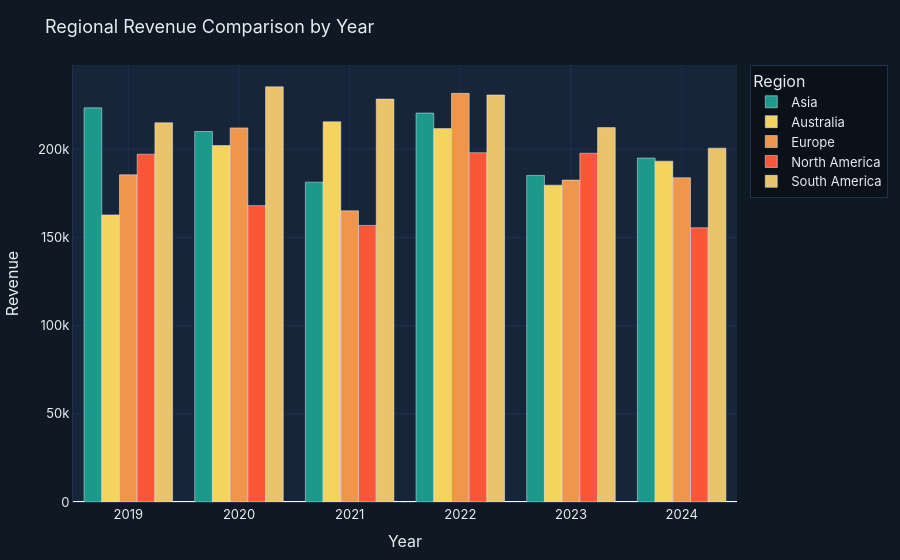

Write notebook code for a chart like this one.
### Code cell
# ═══ PAGE 5: DATA COMPARISON ═══════════════════════════════════════════════════
# Regional Revenue by Year
reg_yr = df.groupby(["Region","Year"])["Revenue"].sum().reset_index()
fig = px.bar(reg_yr, x="Year", y="Revenue", color="Region", barmode="group",
              color_discrete_sequence=CAT_COLORS)
L(fig, "Regional Revenue Comparison by Year")
fig.show()

# YoY Revenue + Growth Rate (dual axis)
yearly = df.groupby("Year")["Revenue"].sum().reset_index()
yearly["YoY%"] = yearly["Revenue"].pct_change()*100
fig2 = make_subplots(specs=[[{"secondary_y":True}]])
fig2.add_trace(go.Bar(x=yearly["Year"], y=yearly["Revenue"],
                       name="Revenue", marker_color=PALETTE["accent1"], opacity=0.8), secondary_y=False)
fig2.add_trace(go.Scatter(x=yearly["Year"], y=yearly["YoY%"],
                           name="YoY Growth %", mode="lines+markers",
                           line=dict(color=PALETTE["accent3"], width=2.5)), secondary_y=True)
fig2.update_yaxes(title_text="Revenue ($)", secondary_y=False, gridcolor=PALETTE["grid"])
fig2.update_yaxes(title_text="YoY Growth %", secondary_y=True, gridcolor=PALETTE["grid"])
L(fig2, "Year-over-Year Revenue & Growth Rate")
fig2.show()

### Figure 1 — Plotly figure (JSON) as saved in the notebook; plotly's stock layout.template omitted (floating-point values rounded to 4 significant figures)
{"data": [{"alignmentgroup": "True", "hovertemplate": "Region=Asia<br>Year=%{x}<br>Revenue=%{y}<extra></extra>", "legendgroup": "Asia", "marker": {"color": "#1B998B", "pattern": {"shape": ""}}, "name": "Asia", "offsetgroup": "Asia", "orientation": "v", "showlegend": true, "textposition": "auto", "type": "bar", "x": [2019, 2020, 2021, 2022, 2023, 2024], "xaxis": "x", "y": [223400.0, 210000.0, 181300.0, 220500.0, 185100.0, 194900.0], "yaxis": "y"}, {"alignmentgroup": "True", "hovertemplate": "Region=Australia<br>Year=%{x}<br>Revenue=%{y}<extra></extra>", "legendgroup": "Australia", "marker": {"color": "#F4D35E", "pattern": {"shape": ""}}, "name": "Australia", "offsetgroup": "Australia", "orientation": "v", "showlegend": true, "textposition": "auto", "type": "bar", "x": [2019, 2020, 2021, 2022, 2023, 2024], "xaxis": "x", "y": [162800.0, 202100.0, 215500.0, 211700.0, 179600.0, 193200.0], "yaxis": "y"}, {"alignmentgroup": "True", "hovertemplate": "Region=Europe<br>Year=%{x}<br>Revenue=%{y}<extra></extra>", "legendgroup": "Europe", "marker": {"color": "#EE964B", "pattern": {"shape": ""}}, "name": "Europe", "offsetgroup": "Europe", "orientation": "v", "showlegend": true, "textposition": "auto", "type": "bar", "x": [2019, 2020, 2021, 2022, 2023, 2024], "xaxis": "x", "y": [185500.0, 212100.0, 165100.0, 231600.0, 182500.0, 183800.0], "yaxis": "y"}, {"alignmentgroup": "True", "hovertemplate": "Region=North America<br>Year=%{x}<br>Revenue=%{y}<extra></extra>", "legendgroup": "North America", "marker": {"color": "#F95738", "pattern": {"shape": ""}}, "name": "North America", "offsetgroup": "North America", "orientation": "v", "showlegend": true, "textposition": "auto", "type": "bar", "x": [2019, 2020, 2021, 2022, 2023, 2024], "xaxis": "x", "y": [197200.0, 168000.0, 156800.0, 198000.0, 197700.0, 155400.0], "yaxis": "y"}, {"alignmentgroup": "True", "hovertemplate": "Region=South America<br>Year=%{x}<br>Revenue=%{y}<extra></extra>", "legendgroup": "South America", "marker": {"color": "#E9C46A", "pattern": {"shape": ""}}, "name": "South America", "offsetgroup": "South America", "orientation": "v", "showlegend": true, "textposition": "auto", "type": "bar", "x": [2019, 2020, 2021, 2022, 2023, 2024], "xaxis": "x", "y": [215000.0, 235300.0, 228400.0, 230700.0, 212200.0, 200600.0], "yaxis": "y"}], "layout": {"barmode": "group", "font": {"color": "#E8EDF2", "family": "Inter, Arial, sans-serif", "size": 13}, "legend": {"bgcolor": "rgba(0,0,0,.3)", "bordercolor": "#1E3050", "borderwidth": 1, "title": {"text": "Region"}, "tracegroupgap": 0}, "margin": {"b": 55, "l": 60, "r": 40, "t": 65}, "paper_bgcolor": "#0F1924", "plot_bgcolor": "#16253A", "title": {"text": "Regional Revenue Comparison by Year"}, "xaxis": {"anchor": "y", "domain": [0, 1], "gridcolor": "#1E3050", "linecolor": "#1E3050", "title": {"text": "Year"}}, "yaxis": {"anchor": "x", "domain": [0, 1], "gridcolor": "#1E3050", "linecolor": "#1E3050", "title": {"text": "Revenue"}}}}
